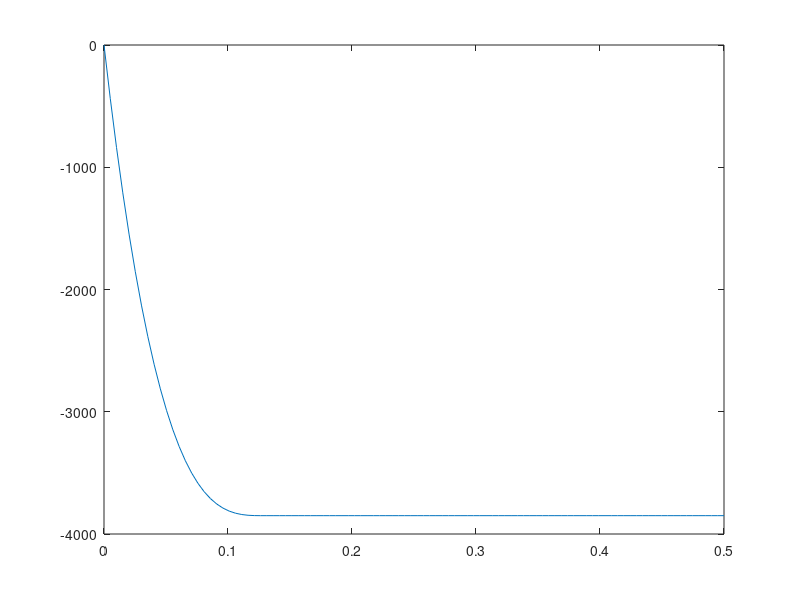

Write MATLAB code to recreate this figure.
tgal = linspace(0,0.5,100);
cal = 9e4;
mu = 0.55;
eta = 0.7;
fz = 1e4;
fy1 = -cal*tgal + cal^2/(3*eta*mu*fz)*tgal.^2 - cal^3/(27*eta^2*mu^2*fz^2)*tgal.^3;
fy2 = -eta*mu*fz;
tgal1 = 3*eta*mu*fz/cal;
plot(tgal,[fy1(tgal<tgal1) fy2+zeros(1,sum(tgal>=tgal1))]);